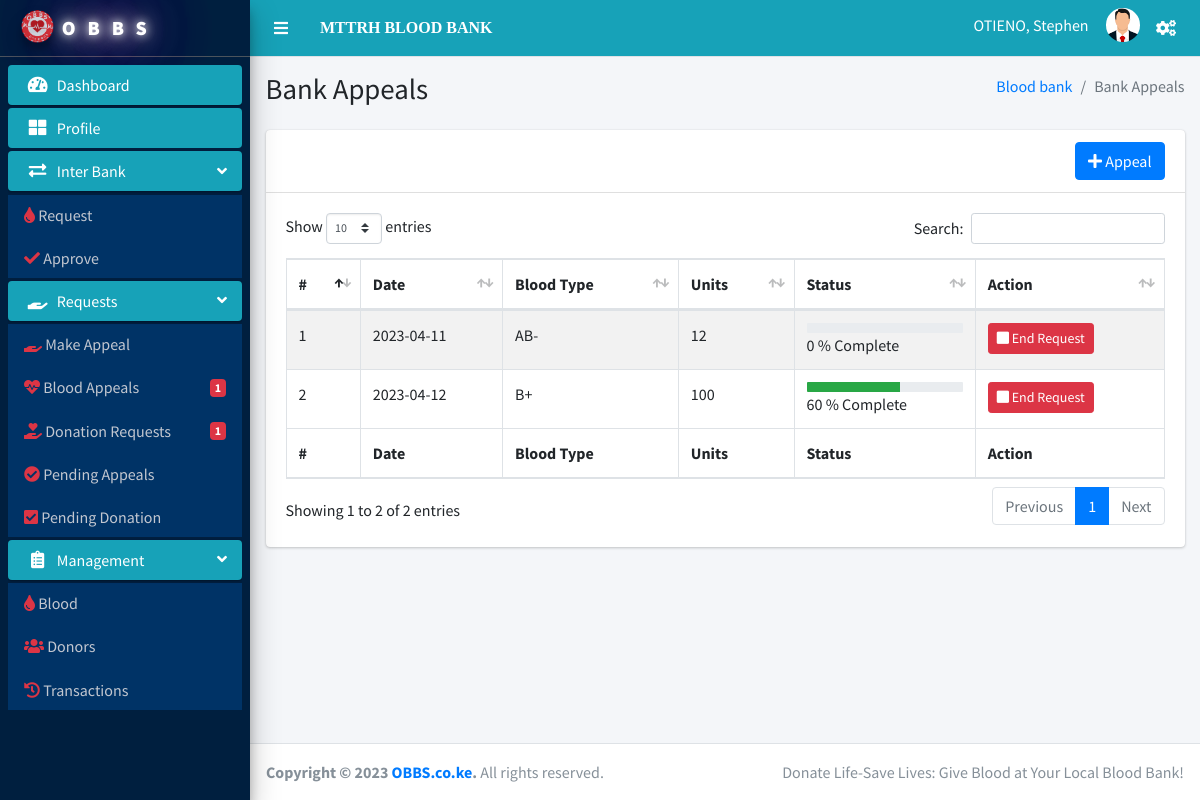
/Bloodbank/bank-appeals.php (signed in), run on the app's committed database.
### tables this page shows
CREATE TABLE `blood_bank` (
  `id` int NOT NULL AUTO_INCREMENT,
  `bank_name` varchar(36) NOT NULL,
  `email` varchar(36) NOT NULL,
  `phone` varchar(14) NOT NULL,
  `address` varchar(52) NOT NULL,
  `county` varchar(26) NOT NULL,
  `lat` float DEFAULT NULL,
  `lon` float DEFAULT NULL,
  `bank_status` int DEFAULT NULL,
  `officer_id` int DEFAULT NULL,
  PRIMARY KEY (`id`),
  UNIQUE KEY `email` (`email`),
  UNIQUE KEY `phone` (`phone`),
  KEY `officer_id` (`officer_id`),
  CONSTRAINT `blood_bank_ibfk_1` FOREIGN KEY (`officer_id`) REFERENCES `officer` (`id`) ON DELETE CASCADE ON UPDATE CASCADE
);

CREATE TABLE `officer` (
  `id` int NOT NULL AUTO_INCREMENT,
  `req_id` int NOT NULL,
  `fname` varchar(26) NOT NULL,
  `lname` varchar(26) NOT NULL,
  `email` varchar(36) NOT NULL,
  `phone` varchar(14) NOT NULL,
  `pword` varchar(10) DEFAULT NULL,
  `o_status` int DEFAULT NULL,
  PRIMARY KEY (`id`),
  KEY `req_id` (`req_id`),
  CONSTRAINT `officer_ibfk_1` FOREIGN KEY (`req_id`) REFERENCES `reg_request` (`req_id`)
);

CREATE TABLE `bank_appeals` (
  `id` int NOT NULL AUTO_INCREMENT,
  `appeal_type` int DEFAULT '1',
  `bank_id` int NOT NULL,
  `app_date` date DEFAULT NULL,
  `tgt_units` int NOT NULL,
  `coll_units` int DEFAULT '0',
  `app_status` int DEFAULT NULL,
  `blood_id` int NOT NULL,
  PRIMARY KEY (`id`),
  KEY `bank_id` (`bank_id`),
  KEY `appeal_type` (`appeal_type`),
  KEY `bank_appeals_ibfk_3` (`blood_id`),
  CONSTRAINT `bank_appeals_ibfk_1` FOREIGN KEY (`bank_id`) REFERENCES `blood_bank` (`id`),
  CONSTRAINT `bank_appeals_ibfk_2` FOREIGN KEY (`appeal_type`) REFERENCES `appeal_type` (`id`),
  CONSTRAINT `bank_appeals_ibfk_3` FOREIGN KEY (`blood_id`) REFERENCES `blood_type` (`id`)
);

### Bloodbank/bank-appeals.php (the view, shortened to what this page needs)
<!DOCTYPE html>
<html lang="en">
<?php include 'includes/header.php'?>
<body class="hold-transition sidebar-mini">
<div class="wrapper">
  <?php include 'includes/navbar.php'?>
  <?php include 'includes/sidebar.php'?>
  <div class="content-wrapper">
    <section class="content-header">
      <div class="container-fluid">
        <div class="row mb-2">
          <div class="col-sm-6">
        <h1>Bank Appeals</h1>
          </div>
          <div class="col-sm-6">
            <ol class="breadcrumb float-sm-right">
              <li class="breadcrumb-item"><a href="#">Blood bank</a></li>
              <li class="breadcrumb-item active">Bank Appeals</li>
            </ol>
          </div>
        </div>
      </div>
    </section>
    <section class="content">
        <div class="container-fluid">
            <div class="row">
                <div class="col-12">
                <div class="card">
                    <div class="card-header">
                    <div class="clearfix">
                        <button type="button" class="btn btn-primary float-right" data-toggle="modal" data-target="#modal-search" title="Search"><i class="fas fa-plus"></i> Appeal</button>
                        </div>
                    </div>
                    <div class="card-body">
                    <table id="example1" class="table table-bordered table-striped">
                        <thead>
                        <tr>
                        <th>#</th>
                        <th>Date</th>
                        <th>Blood Type</th>
                        <th>Units</th>
                        <th>Status</th>
                        <th>Action</th>
                        </tr>
                        </thead>
                        <tbody>
                        <?php
                            $stmt = mysqli_prepare($conn,  "SELECT bank_appeals.id, app_date, tgt_units, coll_units, app_status, blood_id, blood_type.`b_name` FROM bank_appeals LEFT OUTER JOIN blood_type ON bank_appeals.`blood_id` = blood_type.`id` WHERE bank_id = $bank_id");
                            mysqli_stmt_execute($stmt);
                            mysqli_stmt_bind_result($stmt, $id, $appdate, $target, $collected, $app_status, $blood_id, $blood_name );
                            $count = 1;
                            while (mysqli_stmt_fetch($stmt)) {
                              $percentage = round(($collected/$target)*100);
                              $percent = round(($collected/$target)*100, 2);
                              $percentage_diff = $percent - 100;
                        ?>
                        <tr>
                        <td><?php echo $count; ?></td>
                        <td><?php echo $appdate; ?></td>
                        <td><?php echo $blood_name ?></td>
                        <td><?php echo $target ?></td>
                        <td class="project_progress">
                            <div class="progress progress-sm">
                                <div class="progress-bar bg-green" role="progressbar" aria-volumenow="<?php echo $percentage ?>" aria-volumemin="<?php echo $percentage ?>" aria-volumemax="100" style="width: <?php echo ($percentage > 100)?" 100% ": $percentage."%" ?>">
                                </div>
                            </div>
                            <?php echo ($percentage_diff > 0)? " 100% Complete <span class= 'text-success fas fa-plus'> $percentage_diff%</span>":"$percentage % Complete"; ?>
                        </td>
                        <td>
                        <?php  if ($app_status == 0 && $percentage < 100) { ?>
                            <a class="btn btn-danger btn-sm btn-end" href="#" href="#" data-toggle="modal" data-target="#modal-end" data-id='<?php echo $id; ?>'>
                                <i class="fas fa-square">
                                </i>
                                End Request
                            </a>
                        <?php }
                        ?>
                        </td>
                        </tr>
                        <?php
                           $count++;
                            }
                        ?>
                        </tbody>
                        <tfoot>
                        <tr>
                        <th>#</th>
                        <th>Date</th>
                        <th>Blood Type</th>
                        <th>Units</th>
                        <th>Status</th>
                        <th>Action</th>
                        </tr>
                        </tfoot>
                    </table>
                    </div>
                </div>
                </div>
              </div>
        </div>
      </section>
  </div>
  <?php include 'includes/footer.php'; ?>
</div>
</body>
</html>

### Bloodbank/includes/navbar.php (shortened to what this page needs)
<nav class="main-header navbar navbar-expand navbar-info navbar-light">
  <ul class="navbar-nav" >
    <li class="nav-item">
      <a class="nav-link text-white"  data-widget="pushmenu" href="#" role="button"><i class="fas fa-bars"></i></a>
    </li>
  </ul>
  <a href="profile.php" class="text-white text-bold custom-font ml-3">
  <?php echo strtoupper($bank_details['bank_name']); ?>
  </a>
  <ul class="navbar-nav ml-auto">
    <li class="nav-item dropdown">
        <div class="user-panel  d-flex">
          <div class="info">
              <a href="#" class="d-block text-white"><?php echo strtoupper($officer_details['lname']).", ".$officer_details['fname'];?></a>
            </div>
          <div class="image">
            <img src="../dist/img/officer-avatar.png" class="img-circle" alt="User Image">
          </div>
        </div>
    </li>
    <li class="nav-item dropdown">
      <a class="nav-link" data-toggle="dropdown" href="#">
        <i class="fas fa-cogs text-white"></i>
      </a>
    </li>
  </ul>
</nav>

### Bloodbank/includes/header.php (style rules this page uses)
.custom-font { font-family: 'Abril Fatface', cursive; }

### data on the page
blood_bank: bank_name "MTTRH BLOOD BANK"
officer: lname "OTIENO", fname "Stephen"
bank_appeals: appdate "2023-04-11", blood_name "AB-", target "12", app_status "0"
bank_appeals: appdate "2023-04-12", blood_name "B+", target "100", percentage "60"
